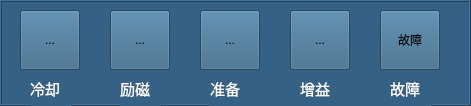
      <widget class="QFrame" name="frame_2">
       <property name="geometry">
        <rect>
         <x>380</x>
         <y>33</y>
         <width>471</width>
         <height>106</height>
        </rect>
       </property>
       <property name="styleSheet">
        <string notr="true">background-color: rgb(53, 98, 132);</string>
       </property>
       <property name="frameShape">
        <enum>QFrame::Box</enum>
       </property>
       <property name="frameShadow">
        <enum>QFrame::Raised</enum>
       </property>
       <widget class="QLabel" name="label_11">
        <property name="geometry">
         <rect>
          <x>210</x>
          <y>70</y>
          <width>90</width>
          <height>36</height>
         </rect>
        </property>
        <property name="font">
         <font>
          <family>微软雅黑</family>
          <pointsize>11</pointsize>
         </font>
        </property>
        <property name="styleSheet">
         <string notr="true">color: rgb(255, 255, 255);</string>
        </property>
        <property name="text">
         <string>准备</string>
        </property>
       </widget>
       <widget class="QToolButton" name="toolButton_readystatus">
        <property name="geometry">
         <rect>
          <x>200</x>
          <y>10</y>
          <width>60</width>
          <height>60</height>
         </rect>
        </property>
        <property name="maximumSize">
         <size>
          <width>128</width>
          <height>128</height>
         </size>
        </property>
        <property name="text">
         <string>...</string>
        </property>
        <property name="icon">
         <iconset>
          <normaloff>gct_ied_yellow.png</normaloff>gct_ied_yellow.png</iconset>
        </property>
        <property name="iconSize">
         <size>
          <width>128</width>
          <height>128</height>
         </size>
        </property>
       </widget>
       <widget class="QLabel" name="label_12">
        <property name="geometry">
         <rect>
          <x>300</x>
          <y>70</y>
          <width>90</width>
          <height>36</height>
         </rect>
        </property>
        <property name="font">
         <font>
          <family>微软雅黑</family>
          <pointsize>11</pointsize>
         </font>
        </property>
        <property name="styleSheet">
         <string notr="true">color: rgb(255, 255, 255);</string>
        </property>
        <property name="text">
         <string>增益</string>
        </property>
       </widget>
       <widget class="QToolButton" name="toolButton_zengyistatus">
        <property name="geometry">
         <rect>
          <x>290</x>
          <y>10</y>
          <width>60</width>
          <height>60</height>
         </rect>
        </property>
        <property name="maximumSize">
         <size>
          <width>128</width>
          <height>128</height>
         </size>
        </property>
        <property name="text">
         <string>...</string>
        </property>
        <property name="icon">
         <iconset>
          <normaloff>gct_ied_yellow.png</normaloff>gct_ied_yellow.png</iconset>
        </property>
        <property name="iconSize">
         <size>
          <width>128</width>
          <height>128</height>
         </size>
        </property>
       </widget>
       <widget class="QLabel" name="label_9">
        <property name="geometry">
         <rect>
          <x>30</x>
          <y>70</y>
          <width>41</width>
          <height>36</height>
         </rect>
        </property>
        <property name="font">
         <font>
          <family>微软雅黑</family>
          <pointsize>11</pointsize>
         </font>
        </property>
        <property name="styleSheet">
         <string notr="true">color: rgb(255, 255, 255);</string>
        </property>
        <property name="text">
         <string>冷却</string>
        </property>
       </widget>
       <widget class="QToolButton" name="toolButton_lqstatus">
        <property name="geometry">
         <rect>
          <x>20</x>
          <y>10</y>
          <width>60</width>
          <height>60</height>
         </rect>
        </property>
        <property name="maximumSize">
         <size>
          <width>128</width>
          <height>128</height>
         </size>
        </property>
        <property name="text">
         <string>...</string>
        </property>
        <property name="icon">
         <iconset>
          <normaloff>gct_ied_yellow.png</normaloff>gct_ied_yellow.png</iconset>
        </property>
        <property name="iconSize">
         <size>
          <width>128</width>
          <height>128</height>
         </size>
        </property>
       </widget>
       <widget class="QLabel" name="label_10">
        <property name="geometry">
         <rect>
          <x>120</x>
          <y>70</y>
          <width>41</width>
          <height>36</height>
         </rect>
        </property>
        <property name="font">
         <font>
          <family>微软雅黑</family>
          <pointsize>11</pointsize>
         </font>
        </property>
        <property name="styleSheet">
         <string notr="true">color: rgb(255, 255, 255);</string>
        </property>
        <property name="text">
         <string>励磁</string>
        </property>
       </widget>
       <widget class="QToolButton" name="toolButton_licistatus">
        <property name="geometry">
         <rect>
          <x>110</x>
          <y>10</y>
          <width>60</width>
          <height>60</height>
         </rect>
        </property>
        <property name="maximumSize">
         <size>
          <width>128</width>
          <height>128</height>
         </size>
        </property>
        <property name="text">
         <string>...</string>
        </property>
        <property name="icon">
         <iconset>
          <normaloff>gct_ied_yellow.png</normaloff>gct_ied_yellow.png</iconset>
        </property>
        <property name="iconSize">
         <size>
          <width>128</width>
          <height>128</height>
         </size>
        </property>
       </widget>
       <widget class="QLabel" name="label_67">
        <property name="geometry">
         <rect>
          <x>390</x>
          <y>70</y>
          <width>41</width>
          <height>36</height>
         </rect>
        </property>
        <property name="font">
         <font>
          <family>微软雅黑</family>
          <pointsize>11</pointsize>
         </font>
        </property>
        <property name="styleSheet">
         <string notr="true">color: rgb(255, 255, 255);</string>
        </property>
        <property name="text">
         <string>故障</string>
        </property>
       </widget>
       <widget class="QToolButton" name="toolButton_faultstatus">
        <property name="geometry">
         <rect>
          <x>380</x>
          <y>10</y>
          <width>60</width>
          <height>60</height>
         </rect>
        </property>
        <property name="maximumSize">
         <size>
          <width>128</width>
          <height>128</height>
         </size>
        </property>
        <property name="text">
         <string>故障</string>
        </property>
        <property name="icon">
         <iconset>
          <normaloff>gct_ied_yellow.png</normaloff>gct_ied_yellow.png</iconset>
        </property>
        <property name="iconSize">
         <size>
          <width>128</width>
          <height>128</height>
         </size>
        </property>
       </widget>
      </widget>
